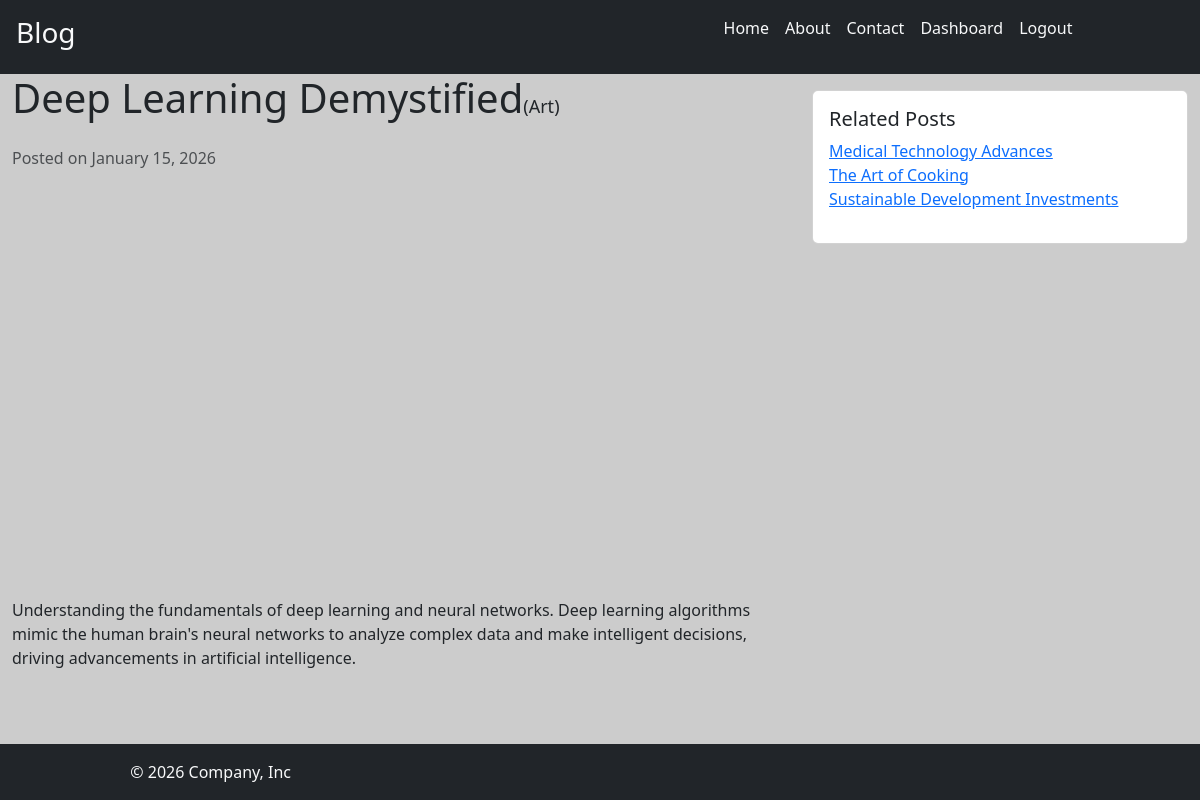
/post/deep-learning-demystified (signed in), run on the app's committed database.
### blog/models.py (models this page shows, shortened)
class Post(models.Model):
    title = models.CharField(max_length = 100)
    content = models.TextField()
    img_url = models.ImageField(null = True, upload_to = "posts/images")
    created_at = models.DateTimeField(auto_now_add = True)
    slug = models.SlugField(unique = True)
    category = models.ForeignKey(Categorys, on_delete=models.CASCADE)
    user = models.ForeignKey(User, on_delete=models.CASCADE, null = True)
    is_published = models.BooleanField(default = False)
    @property
    def formatted_img_url(self) :
        url = self.img_url if self.img_url.__str__().startswith(('http://', 'https://')) else self.img_url.url
        return url

class Categorys(models.Model):
    name = models.CharField(max_length = 100)

### blog/views.py (the view)
# urls.py: path('post/<str:slug>', views.post_details, name='details'),
def post_details(request, slug):
    if request.user and not request.user.has_perm('blog.view_post'):
        messages.error(request, "Sorry you are not have a permission to view Detail page !")
        return redirect('index')
    try:
        post = Post.objects.get(slug=slug)
        related_post = Post.objects.filter(category = post.category).exclude(pk = post.id)
        return render(request, 'details.html',{"post_title" : titles[1], "post": post, "related_posts":related_post})
    except Post.DoesNotExist:
        raise Http404("Post does not exist")

### blog/templates/details.html
{% extends "base.html" %}
{% block content %}
    <div class="container-fluid ">
        <div class="row">
            <div class="col-lg-8">
              <h1 class="mb-4">{{post.title}}<small style="font-size:18px">({{post.category.name}})</small></h1>
              <p class="text-muted">Posted on {{post.created_at | date:"F d, Y"}}</p>
              <img style="height:800; width:400" src="{{post.formatted_img_url}}" class="img-fluid mb-4" alt="Blog Image">
              <p>{{post.content}}</p>
            </div>
            <div class="col-lg-4">
              <div class="card mt-3">
                <div class="card-body">
                  <h5 class="card-title">Related Posts</h5>
                  <ul class="list-unstyled">
                    {% for i in  related_posts%}
                    <li><a href="{% url 'details' slug=i.slug %}">{{i.title}}</a></li>
                    {% endfor %}
                  </ul>
                </div>
              </div>
            </div>
        </div>
    </div>
{% endblock %}

### blog/static/blog/style.css (style rules this page uses)
body { background-color: #cccccc; }

### data on the page
Post: title "Deep Learning Demystified", category.name "Art", created_at "January 15, 2026", content "Understanding the fundamentals of deep learning and neural networks. Deep learning algorithms mimic the human brain's neural networks to analyze complex data and make intelligent decisions, driving advancements in artificial intelligence."
Post: title "Medical Technology Advances"
Post: title "The Art of Cooking"
Post: title "Sustainable Development Investments"
